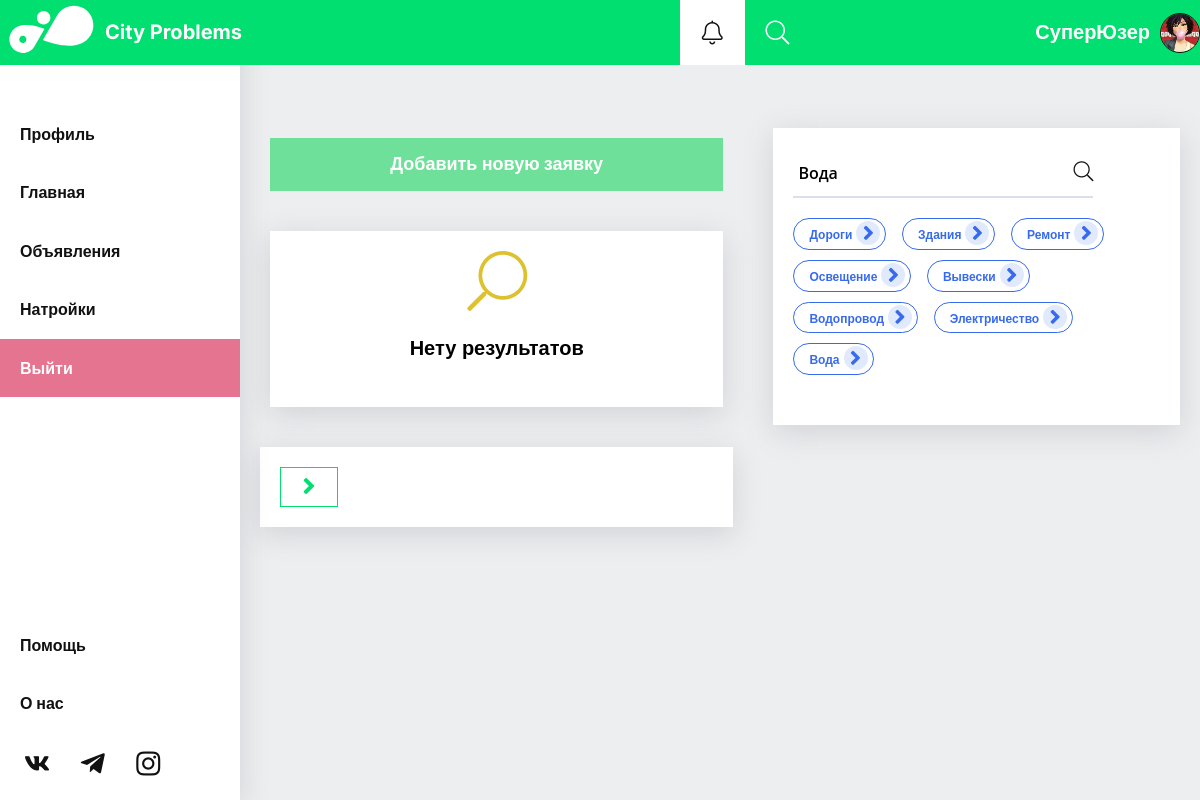
The app's page /dist/allitems?search=Вода (signed in) with its own data.
### tables this page shows
CREATE TABLE `sys_users` (
  `id` int(11) NOT NULL,
  `u_name` varchar(45) NOT NULL,
  `u_email` varchar(45) NOT NULL,
  `u_login` varchar(45) NOT NULL,
  `u_pass` varchar(45) NOT NULL,
  `u_phone` varchar(45) DEFAULT NULL,
  `u_date` date DEFAULT NULL,
  `image` varchar(255) DEFAULT NULL,
  `about` varchar(255) DEFAULT NULL,
  `notify` int(11) NOT NULL DEFAULT '0',
  `u_notifyis` json DEFAULT NULL,
  `rights` varchar(10) NOT NULL DEFAULT 'default'
);

CREATE TABLE `sys_catygories` (
  `id` int(11) NOT NULL,
  `name` varchar(45) NOT NULL
);

### dist/server/user.php (called while the page is built, shortened)
<?php
class User {
    function autologin($cnct) {
        $id = $_SESSION['user']['id'];
        $query = $cnct->prepare("SELECT * FROM `sys_users` WHERE `id` = '$id'");
        $query->execute();
    }
}
?>

### dist/allitems.php (the view, shortened to what this page needs)
<?php
include('server/connection.php');
if ($_SESSION['user']) {
    include_once('server/user.php');
    $user->autologin($connect);
    $user_info = $_SESSION['user'];
}
?>
<!DOCTYPE html>
<html lang="en">
<head>
    <link rel="stylesheet" href="css/main.min.css">
</head>
<body>
<?php
    include('components/_header.php');
?>
<?php
    $page = 1;
    $search = '';
    if($_GET['search']) {
        $search = "AND `name` LIKE " . "'%" . $_GET['search'] . "%'";
    }else if($_GET['category']){
        $search = "AND `cats` LIKE " . "'%" . $_GET['category'] . "%'";
    }
    $query = "SELECT * FROM `sys_items` WHERE `status` != 'disabled' $search ORDER BY `id` DESC";
    echo $query;
    $sth = $connect->prepare($query);
    $sth->execute();
    $items_src = $sth->fetchAll();
    $max = 9;
?>
<main class="main">
    <div class="container full">
        <div class="main__inner">
            <?php include('components/_menu.php'); ?>
            <div class="center--col">
                <div class="section" id="allitems">
                    <div class="section__inner">
                        <div class="content">
                            <div class="additem siteblock" style="background: transparent; box-shadow: none; margin: 0;">
                                <a href="item.php" class="btn btn--def" style="width: 100%; max-width: 100%;">Добавить новую заявку</a>
                            </div>
                            <?php if(count($items_src) < 1) : ?>
                                <section class="section" id="noresult">
                                    <div class="section__inner">
                                        <div class="noresult siteblock">
                                            <div class="content">
                                                <span class="i-search"></span>
                                                <h4>Нету результатов</h4>
                                            </div>
                                        </div>
                                    </div>
                                </section>
                            <?php endif; ?>
                        </div>
                    </div>
                </div>
                <?php if($_GET['category']) {
                    $s = "&category=$_GET[category]";
                }else if($_GET['search']) {
                    $s = "&search=$_GET[search]";
                } ?>
                <section class="section" id="itemsnav">
                    <div class="section__inner">
                        <div class="itemsnav siteblock">
                            <?php if( $page != ceil(count($items_src)/($max)) ) : ?>
                            <a href="allitems.php?page=<?php echo $page+1; echo $s; ?>" class="btn btn--nodef forw"><span class="i-angle"></span></a>
                            <?php endif; ?>
                        </div>
                    </div>
                </section>
            </div>
            <div class="right--coll">
                <section class="section" id="searchall">
                    <div class="section__inner">
                        <div class="searchall siteblock">
                            <div class="content">
                                <?php
                                    if($_GET['search']) {
                                        $search_val = $_GET['search'];
                                    }
                                ?>
                                <div class="inp"><input type="search" name="" id="" class="input-text" oninput="searchall()" value="<?php echo $search_val;?>"><a href=""><span class="i-search"></span></a></div>
                                <div class="catygories--block">
                                    <?php
                                        $query = $connect->prepare("SELECT * FROM `sys_catygories` LIMIT 8");
                                        $query->execute();
                                        $cats = $query->fetchAll();
                                        foreach($cats as $key) :
                                    ?>
                                    <a href="allitems.php?category=<?php echo $key['name']; ?>" class="btn btn--cat"><?php echo $key['name']; ?><span class="i-angle"></span></a>
                                    <?php endforeach; ?>
                                </div>
                            </div>
                        </div>
                    </div>
                </section>
            </div>
        </div>
    </div>
</main>
</body>
</html>

### dist/components/_header.php (shortened to what this page needs)
<header class="header">
    <div class="container full">
        <div class="header__inner">
            <div class="logo__wrap">
                <a href="index.php" class="logo">
                    <span>City Problems</span>
                </a>
            </div>
            <div class="buttons">
                <div class="norifyis__btns">
                    <a class="btn" id="modak-tog" data--toggle-modal="mdl-notify" onclick="modal(this)"><span class="i-notify"></span></a>
                    <a class="btn" data--toggle-modal="mdl-search"><span class="i-search" ></span></a>
                    <div class="headers__modals">
                    </div>
                </div>
                <?php if($user_info) : ?>
                    <a href="profile.php" class="u_image"><?php echo $user_info['u_name']; ?>  <img src="<?php echo $user_info['image']; ?>" alt=""></a>
                <?php else : ?>
                    <a href="login.php" class="btn btn--toSingInPage">Войти</a>
                <?php endif; ?>
            </div>
        </div>
    </div>
</header>

### records on screen
sys_users: u_name "СуперЮзер", image (picture)
sys_catygories: name "Дороги"
sys_catygories: name "Здания"
sys_catygories: name "Ремонт"
sys_catygories: name "Освещение"
sys_catygories: name "Вывески"
sys_catygories: name "Водопровод"
sys_catygories: name "Электричество"
sys_catygories: name "Вода"

### other values on screen
$query "SELECT * FROM `sys_items` WHERE `status` != 'disabled' AND `name` LIKE '%Вода%' ORDER BY `id` DESC"
